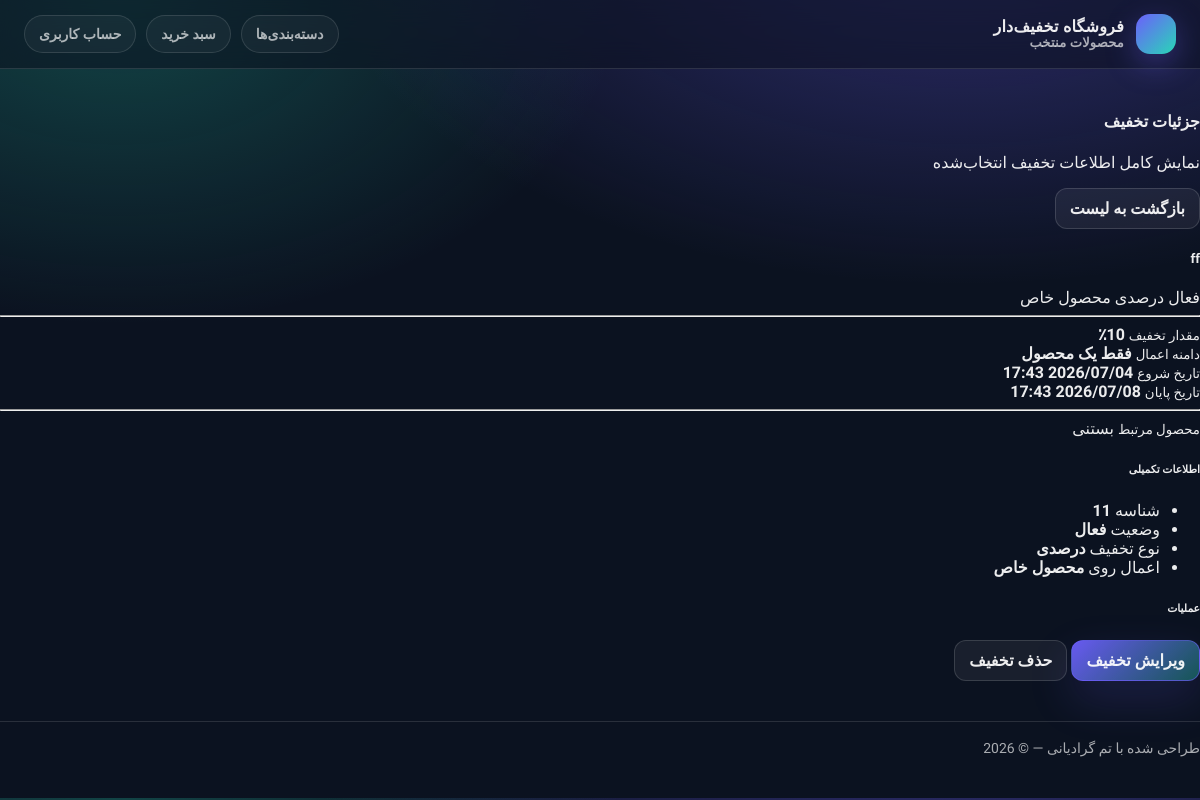
/coupon/coupon-detail/11/ (signed in), run on the app's committed database.
### coupon/models.py (models this page shows, shortened)
class Discount(models.Model):
    APPLY_TO_CHOICES = (
        ('all', 'همه مجصولات'),
        ('product', 'یک محصول'),
        ('category', 'یک دسته'),
    )
    DISCOUNT_TYPE_CHOICES = (
        ('percent', 'درصدی'),
        ('amount', 'تومانی')
    )
    title = models.CharField(max_length=100, verbose_name="عنوان کمپین")
    apply_to = models.CharField(max_length=20, choices=APPLY_TO_CHOICES, default='all', verbose_name='اعمال روی')
    discount_type = models.CharField(max_length=10, choices=DISCOUNT_TYPE_CHOICES, verbose_name='نوع تخفثف')
    value = models.PositiveIntegerField(default=0, verbose_name='مقدار تخفیف')
    is_active = models.BooleanField(default=True)
    start_date = models.DateTimeField(null=True, blank=True)
    end_date = models.DateTimeField(null=True, blank=True)
    product = models.ForeignKey(Product, null=True, blank=True, on_delete=models.CASCADE, verbose_name='محصول')
    category = models.ForeignKey(Category, null=True, blank=True, on_delete=models.CASCADE, verbose_name='دسته بندی')
    created_at = models.DateTimeField(auto_now_add=True)
    updated_at = models.DateTimeField(auto_now=True)

### catalog/models.py (models this page shows, shortened)
class Product(models.Model):
    category = models.ForeignKey(Category, on_delete=models.CASCADE, related_name='products', verbose_name="category")
    name = models.CharField(max_length=100, verbose_name="اسم")
    slug = models.SlugField(max_length=100, unique=True, verbose_name="slug")
    description = models.TextField(verbose_name="توضیحات")
    price = models.PositiveIntegerField(default=0, verbose_name="قیمت")
    inventory = models.PositiveIntegerField(default=0, verbose_name="مقدار")
    weight = models.PositiveIntegerField(default=0, verbose_name="وزن")
    created_at = models.DateTimeField(auto_now_add=True)
    updated_at = models.DateTimeField(auto_now=True)
    class Meta:
        verbose_name_plural = "Products"
        ordering = ["name"]
        indexes = [
            models.Index(fields=['name', 'id']),
            models.Index(fields=['slug']),
            models.Index(fields=['created_at']),
        ]

### coupon/views.py (the view)
# urls.py: path('coupon-detail/<int:pk>/',views.CouponDetail.as_view(), name='coupon_detail'),
class CouponDetail(UserPassesTestMixin, generic.DetailView):
    model = Discount
    context_object_name = 'discount'
    template_name = 'coupon/coupon_detail.html'
    success_url = reverse_lazy('catalog:product_list')
    def test_func(self):
        return self.request.user.is_superuser

### cart/context_processors.py (called while the page is built)
def cart(request):
    return {'cart': Cart(request)}

### coupon/templates/coupon/coupon_detail.html (shortened to what this page needs)
{% extends 'parent/base.html' %}
{% block content %}
<div class="container-fluid py-4">
    <div class="d-flex justify-content-between align-items-center mb-4">
        <div>
            <h4 class="mb-1 fw-bold">جزئیات تخفیف</h4>
            <p class="text-muted mb-0">نمایش کامل اطلاعات تخفیف انتخاب‌شده</p>
        </div>
        <a href="{% url 'coupon:coupon_list' %}" class="btn btn-outline-secondary">
            بازگشت به لیست
        </a>
    </div>
    <div class="row">
        <div class="col-lg-8 mb-4">
            <div class="card shadow-sm border-0">
                <div class="card-body">
                    <div class="d-flex justify-content-between align-items-start mb-4">
                        <div>
                            <h5 class="fw-bold mb-1">{{ discount.title }}</h5>
                            <div class="d-flex gap-2 flex-wrap">
                                {% if discount.is_active %}
                                <span class="badge bg-success">فعال</span>
                                {% else %}
                                <span class="badge bg-danger">غیرفعال</span>
                                {% endif %}
                                {% if discount.discount_type == 'percent' %}
                                <span class="badge bg-info text-dark">درصدی</span>
                                {% else %}
                                <span class="badge bg-warning text-dark">مبلغی</span>
                                {% endif %}
                                {% if discount.apply_to == 'all' %}
                                <span class="badge bg-primary">همه محصولات</span>
                                {% elif discount.apply_to == 'product' %}
                                <span class="badge bg-secondary">محصول خاص</span>
                                {% elif discount.apply_to == 'category' %}
                                <span class="badge bg-dark">دسته خاص</span>
                                {% endif %}
                            </div>
                        </div>
                    </div>
                    <hr>
                    <div class="row g-3">
                        <div class="col-md-6">
                            <div class="p-3 bg-light rounded">
                                <small class="text-muted d-block">مقدار تخفیف</small>
                                <strong>
                                    {% if discount.discount_type == 'percent' %}
                                    {{ discount.value }}٪
                                    {% else %}
                                    {{ discount.value }} تومان
                                    {% endif %}
                                </strong>
                            </div>
                        </div>
                        <div class="col-md-6">
                            <div class="p-3 bg-light rounded">
                                <small class="text-muted d-block">دامنه اعمال</small>
                                <strong>
                                    {% if discount.title %}
                                        {% if discount.apply_to == 'all' %}
                                    همه محصولات
                                        {% elif discount.apply_to == 'product' %}
                                    فقط یک محصول
                                        {% elif discount.apply_to == 'category' %}
                                    فقط یک دسته
                                        {% endif %}
                                    {% else %}
                                        {% if discount.apply_to == 'cart' %}
                                    سبد خرید
                                        {% elif discount.apply_to == 'product' %}
                                           فقط یک محصول
                                        {% endif %}
                                    {% endif %}
                                </strong>
                            </div>
                        </div>
                        <div class="col-md-6">
                            <div class="p-3 bg-light rounded">
                                <small class="text-muted d-block">تاریخ شروع</small>
                                <strong>
                                    {% if discount.start_date %}
                                    {{ discount.start_date|date:"Y/m/d H:i" }}
                                    {% else %}
                                    -
                                    {% endif %}
                                </strong>
                            </div>
                        </div>
                        <div class="col-md-6">
                            <div class="p-3 bg-light rounded">
                                <small class="text-muted d-block">تاریخ پایان</small>
                                <strong>
                                    {% if discount.end_date %}
                                    {{ discount.end_date|date:"Y/m/d H:i" }}
                                    {% else %}
                                    -
                                    {% endif %}
                                </strong>
                            </div>
                        </div>
                    </div>
                    {% if discount.apply_to == 'product' and discount.product %}
                    <hr>
                    <div class="mt-3">
                        <small class="text-muted d-block mb-1">محصول مرتبط</small>
                        <a href="{% url 'catalog:product_detail' discount.product.id %}" class="text-decoration-none">
                            {{ discount.product.name }}
                        </a>
                    </div>
                    {% endif %}
                </div>
            </div>
        </div>
        <div class="col-lg-4 mb-4">
            <div class="card shadow-sm border-0 mb-3">
                <div class="card-body">
                    <h6 class="fw-bold mb-3">اطلاعات تکمیلی</h6>
                    <ul class="list-group list-group-flush">
                        <li class="list-group-item d-flex justify-content-between px-0">
                            <span>شناسه</span>
                            <strong>{{ discount.id }}</strong>
                        </li>
                        <li class="list-group-item d-flex justify-content-between px-0">
                            <span>وضعیت</span>
                            <strong>
                                {% if discount.is_active %}
                                فعال
                                {% else %}
                                غیرفعال
                                {% endif %}
                            </strong>
                        </li>
                        <li class="list-group-item d-flex justify-content-between px-0">
                            <span>نوع تخفیف</span>
                            <strong>
                                {% if discount.discount_type == 'percent' %}
                                درصدی
                                {% else %}
                                مبلغی
                                {% endif %}
                            </strong>
                        </li>
                        <li class="list-group-item d-flex justify-content-between px-0">
                            <span>اعمال روی</span>
                            <strong>
                                {% if discount.apply_to == 'all' %}
                                همه محصولات
                                {% elif discount.apply_to == 'product' %}
                                محصول خاص
                                {% elif discount.apply_to == 'category' %}
                                دسته خاص
                                {% endif %}
                            </strong>
                        </li>
                    </ul>
                </div>
            </div>
            <div class="card shadow-sm border-0">
                <div class="card-body">
                    <h6 class="fw-bold mb-3">عملیات</h6>
                    <div class="d-grid gap-2">
                        <a href="#" class="btn btn-primary">
                            ویرایش تخفیف
                        </a>
                        <a href="#" class="btn btn-outline-danger">
                            حذف تخفیف
                        </a>
                    </div>
                </div>
            </div>
        </div>
    </div>
</div>
{% endblock %}

### catalog/templates/parent/base.html (style rules this page uses)
:root { --bg: #0b1220; --card: rgba(255,255,255,.06); --card2: rgba(255,255,255,.09); --text: rgba(255,255,255,.92); --muted: rgba(255,255,255,.65); --border: rgba(255,255,255,.12); --primary: #6d5efc; --primary2: #28d7b6; --danger: #ff4d6d; --shadow: 0 18px 60px rgba(0,0,0,.35); --radius: 18px; }
* { box-sizing: border-box; }
body { margin:0; font-family:"Vazirmatn", system-ui, -apple-system, Segoe UI, Roboto, Arial; background: radial-gradient(1200px 700px at 80% -100px, rgba(109,94,252,.38), transparent 55%), radial-gradient(1000px 650px at 10% 0px, rgba(40,215,182,.25), transparent 50%), var(--bg); color: var(--text); }
a { color: inherit; text-decoration: none; }
.btn { display:inline-flex; align-items:center; justify-content:center; padding: 10px 14px; border-radius: 12px; border: 1px solid rgba(255,255,255,.14); background: rgba(255,255,255,.06); color: var(--text); font-weight: 700; transition: .2s; cursor:pointer; }
.btn-primary { border-color: rgba(109,94,252,.55); background: linear-gradient(135deg, rgba(109,94,252,.95), rgba(40,215,182,.35)); box-shadow: 0 18px 45px rgba(109,94,252,.18); }

### data on the page
Discount: title "ff", value "10", start_date "2026/07/04 17:43", end_date "2026/07/08 17:43", product.name "بستنی", id "11"
